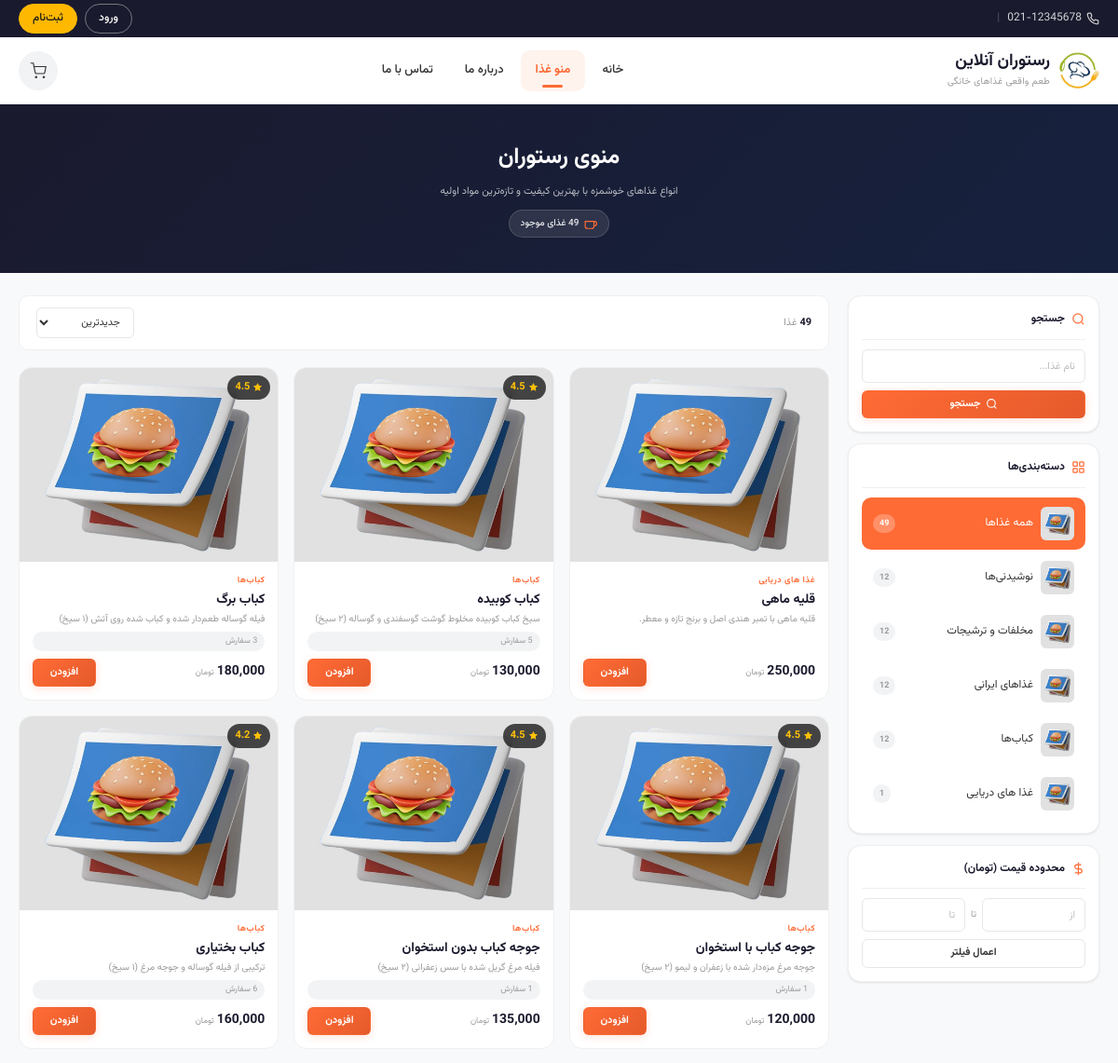
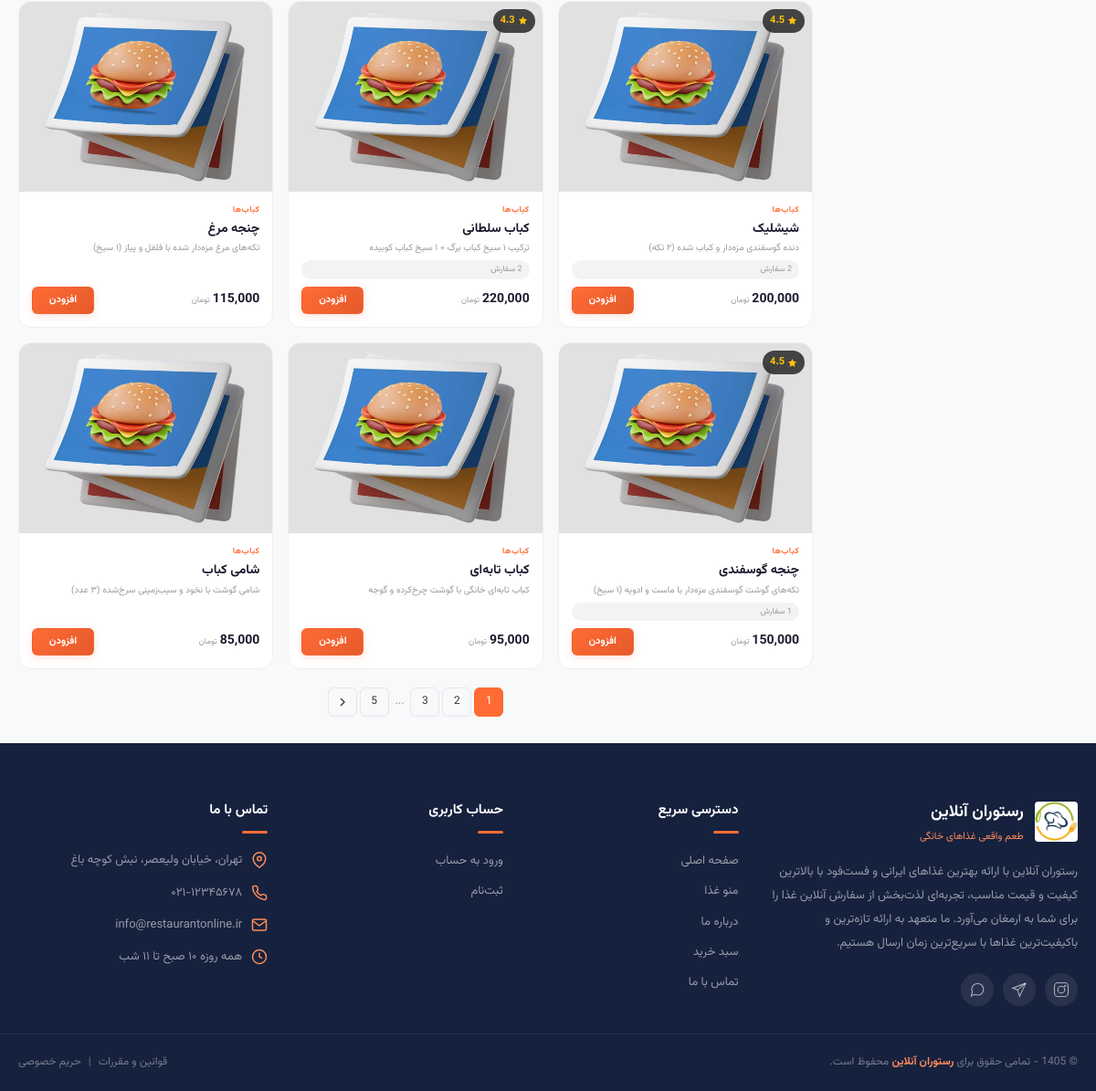
The app's page /main/menu.php with its own data (2 pictures, top to bottom).
### tables this page shows
CREATE TABLE `categories` (
  `id` int(11) NOT NULL,
  `name` varchar(50) NOT NULL,
  `description` text DEFAULT NULL,
  `image` varchar(255) DEFAULT NULL,
  `created_at` timestamp NOT NULL DEFAULT current_timestamp()
);

CREATE TABLE `foods` (
  `id` int(11) NOT NULL,
  `category_id` int(11) NOT NULL,
  `name` varchar(100) NOT NULL,
  `description` text DEFAULT NULL,
  `price` decimal(10,2) NOT NULL,
  `image` varchar(255) DEFAULT NULL,
  `is_available` tinyint(1) DEFAULT 1,
  `created_at` timestamp NOT NULL DEFAULT current_timestamp()
);

### includes/functions.php (called while the page is built, shortened)
<?php
function excerpt($text, $length = 150)
{
    $text = strip_tags($text);
    $text = trim($text);
    if (mb_strlen($text, 'UTF-8') <= $length) {
        return htmlspecialchars($text, ENT_QUOTES, 'UTF-8');
    }
    return htmlspecialchars(mb_substr($text, 0, $length, 'UTF-8'), ENT_QUOTES, 'UTF-8') . '...';
}

### main/menu.php (the view, shortened to what this page needs)
<?php
require_once '../includes/header.php';
$category_id = isset($_GET['category']) ? (int)$_GET['category'] : 0;
$search = isset($_GET['search']) ? sanitize($_GET['search']) : '';
$sort = isset($_GET['sort']) ? $_GET['sort'] : 'newest';
$min_price = isset($_GET['min_price']) ? (int)$_GET['min_price'] : 0;
$max_price = isset($_GET['max_price']) ? (int)$_GET['max_price'] : 0;
$page = isset($_GET['page']) ? max(1, (int)$_GET['page']) : 1;
$per_page = 12;
$where = ["f.is_available = 1"];
$where_clause = 'WHERE ' . implode(' AND ', $where);
$order_clause = 'ORDER BY f.created_at DESC';
$count_sql = "SELECT COUNT(*) as total FROM foods f $where_clause";
$count_result = mysqli_query($conn, $count_sql);
$total_foods = mysqli_fetch_assoc($count_result)['total'];
$total_pages = ceil($total_foods / $per_page);
$offset = ($page - 1) * $per_page;
$foods_sql = "SELECT f.*, c.name as category_name,
              (SELECT AVG(rating) FROM reviews WHERE food_id = f.id) as avg_rating,
              (SELECT COUNT(*) FROM reviews WHERE food_id = f.id) as review_count,
              (SELECT COUNT(*) FROM order_items WHERE food_id = f.id) as order_count
              FROM foods f
              JOIN categories c ON f.category_id = c.id
              $where_clause
              $order_clause
              LIMIT $offset, $per_page";
$foods_result = mysqli_query($conn, $foods_sql);
$categories_sql = "SELECT c.*, COUNT(f.id) as food_count
                   FROM categories c
                   LEFT JOIN foods f ON c.id = f.category_id AND f.is_available = 1
                   GROUP BY c.id
                   HAVING food_count > 0
                   ORDER BY food_count DESC";
$categories_result = mysqli_query($conn, $categories_sql);
$active_category = null;
$default_category_image = BASE_URL . 'assets/images/foods/default-food.jpg';
?>
<link rel="stylesheet" href="../assets/css/menu.css">
<section class="menu-hero">
    <div class="menu-hero__content">
        <h1>
            <?php echo $active_category ? htmlspecialchars($active_category['name']) : 'منوی رستوران'; ?>
        </h1>
        <p>
            <?php echo $active_category && !empty($active_category['description'])
                ? htmlspecialchars($active_category['description'])
                : 'انواع غذاهای خوشمزه با بهترین کیفیت و تازه‌ترین مواد اولیه'; ?>
        </p>
        <div class="menu-hero__badge">
            <svg viewBox="0 0 24 24" fill="none" stroke="currentColor" stroke-width="2">
                <path d="M18 8h1a4 4 0 0 1 0 8h-1"/>
                <path d="M2 8h16v9a4 4 0 0 1-4 4H6a4 4 0 0 1-4-4V8z"/>
            </svg>
            <?php echo number_format($total_foods); ?> غذای موجود
        </div>
    </div>
</section>
<div class="menu-layout">
    <aside class="menu-sidebar">
        <div class="sidebar-card">
            <h4 class="sidebar-card__title">
                <svg viewBox="0 0 24 24" fill="none" stroke="currentColor" stroke-width="2">
                    <circle cx="11" cy="11" r="8"/>
                    <line x1="21" y1="21" x2="16.65" y2="16.65"/>
                </svg>
                جستجو
            </h4>
            <form method="GET" action="" class="sidebar-search">
                <input type="text" name="search" class="form-input" placeholder="نام غذا..." value="<?php echo htmlspecialchars($search); ?>">
                <button type="submit" class="btn btn--primary btn--block btn--sm">
                    <svg viewBox="0 0 24 24" fill="none" stroke="currentColor" stroke-width="2" width="13" height="13">
                        <circle cx="11" cy="11" r="8"/>
                        <line x1="21" y1="21" x2="16.65" y2="16.65"/>
                    </svg>
                    جستجو
                </button>
            </form>
        </div>
        <div class="sidebar-card">
            <h4 class="sidebar-card__title">
                <svg viewBox="0 0 24 24" fill="none" stroke="currentColor" stroke-width="2">
                    <rect x="3" y="3" width="7" height="7" rx="1"/>
                    <rect x="14" y="3" width="7" height="7" rx="1"/>
                    <rect x="14" y="14" width="7" height="7" rx="1"/>
                    <rect x="3" y="14" width="7" height="7" rx="1"/>
                </svg>
                دسته‌بندی‌ها
            </h4>
            <ul class="category-nav">
                <li>
                    <a href="menu.php<?php echo !empty($search) ? '?search=' . urlencode($search) : ''; ?>"
                        class="category-nav__link <?php echo $category_id === 0 ? 'category-nav__link--active' : ''; ?>">
                        <img src="<?php echo $default_category_image; ?>"
                            alt="همه غذاها"
                            class="category-nav__img" loading="lazy">
                        <span>همه غذاها</span>
                        <span class="category-nav__count"><?php echo $total_foods; ?></span>
                    </a>
                </li>
                <?php
                mysqli_data_seek($categories_result, 0);
                while ($cat = mysqli_fetch_assoc($categories_result)):
                    $cat_image = $cat['image'];
                    $has_cat_image = !empty($cat_image) && file_exists(UPLOAD_DIR . $cat_image);
                ?>
                    <li>
                        <a href="menu.php?category=<?php echo $cat['id']; ?><?php echo !empty($search) ? '&search=' . urlencode($search) : ''; ?>"
                            class="category-nav__link <?php echo $category_id === $cat['id'] ? 'category-nav__link--active' : ''; ?>">
                            <?php if ($has_cat_image): ?>
                                <img src="<?php echo UPLOAD_URL . $cat_image; ?>"
                                    alt="<?php echo htmlspecialchars($cat['name']); ?>"
                                    class="category-nav__img" loading="lazy">
                            <?php else: ?>
                                <img src="<?php echo $default_category_image; ?>"
                                    alt="<?php echo htmlspecialchars($cat['name']); ?>"
                                    class="category-nav__img" loading="lazy">
                            <?php endif; ?>
                            <span><?php echo htmlspecialchars($cat['name']); ?></span>
                            <span class="category-nav__count"><?php echo $cat['food_count']; ?></span>
                        </a>
                    </li>
                <?php endwhile; ?>
            </ul>
        </div>
        <div class="sidebar-card">
            <h4 class="sidebar-card__title">
                <svg viewBox="0 0 24 24" fill="none" stroke="currentColor" stroke-width="2">
                    <line x1="12" y1="1" x2="12" y2="23"/>
                    <path d="M17 5H9.5a3.5 3.5 0 0 0 0 7h5a3.5 3.5 0 0 1 0 7H6"/>
                </svg>
                محدوده قیمت (تومان)
            </h4>
            <form method="GET" action="">
                <div class="price-row">
                    <input type="number" name="min_price" class="form-input" placeholder="از" value="<?php echo $min_price > 0 ? $min_price : ''; ?>">
                    <span>تا</span>
                    <input type="number" name="max_price" class="form-input" placeholder="تا" value="<?php echo $max_price > 0 ? $max_price : ''; ?>">
                </div>
                <button type="submit" class="btn btn--outline btn--block btn--sm">اعمال فیلتر</button>
            </form>
        </div>
    </aside>
    <div class="menu-main">
        <div class="menu-toolbar">
            <?php if (!empty($search)): ?>
                <span class="menu-toolbar__text">
                    نتایج جستجو برای: <strong>"<?php echo htmlspecialchars($search); ?>"</strong>
                </span>
            <?php elseif ($category_id > 0): ?>
                <span class="menu-toolbar__text">
                    دسته‌بندی: <strong><?php echo htmlspecialchars($active_category['name']); ?></strong>
                </span>
            <?php else: ?>
                <span class="menu-toolbar__text">
                    <strong><?php echo number_format($total_foods); ?></strong> غذا
                </span>
            <?php endif; ?>
            <select class="sort-select" onchange="changeSort(this.value)" aria-label="مرتب‌سازی">
                <option value="newest" <?php echo $sort === 'newest' ? 'selected' : ''; ?>>جدیدترین</option>
            </select>
        </div>
        <?php if (mysqli_num_rows($foods_result) > 0): ?>
            <div class="foods-grid">
                <?php while ($food = mysqli_fetch_assoc($foods_result)):
                ?>
                    <div class="food-card">
                        <div class="food-card__img-wrap">
                            <?php if ($food['avg_rating']): ?>
                                <div class="food-card__rating">
                                    <svg viewBox="0 0 24 24" fill="currentColor" stroke="none">
                                        <polygon points="12 2 15.09 8.26 22 9.27 17 14.14 18.18 21.02 12 17.77 5.82 21.02 7 14.14 2 9.27 8.91 8.26 12 2"/>
                                    </svg>
                                    <?php echo number_format($food['avg_rating'], 1); ?>
                                </div>
                            <?php endif; ?>
                        </div>
                        <div class="food-card__body">
                            <span class="food-card__category"><?php echo htmlspecialchars($food['category_name']); ?></span>
                            <h3 class="food-card__title">
                                <a href="food-detail.php?id=<?php echo $food['id']; ?>">
                                    <?php echo htmlspecialchars($food['name']); ?>
                                </a>
                            </h3>
                            <p class="food-card__desc"><?php echo excerpt($food['description'], 60); ?></p>
                            <?php if ($food['order_count'] > 0): ?>
                                <span class="food-card__orders">
                                    <?php echo number_format($food['order_count']); ?> سفارش
                                </span>
                            <?php endif; ?>
                            <div class="food-card__footer">
                                <div class="food-card__price">
                                    <span class="food-card__price-value"><?php echo number_format($food['price']); ?></span>
                                    <span class="food-card__price-unit">تومان</span>
                                </div>
                                <button onclick="handleAddToCart(this, <?php echo $food['id']; ?>, '<?php echo addslashes(htmlspecialchars($food['name'])); ?>', <?php echo $food['price']; ?>)"
                                    class="btn btn--primary btn--sm btn-add">
                                    <span class="btn-add__text">افزودن</span>
                                </button>
                            </div>
                        </div>
                    </div>
                <?php endwhile; ?>
            </div>
            <?php if ($total_pages > 1): ?>
                <div class="pagination">
                    <?php
                    $query_params = $_GET;
                    unset($query_params['page']);
                    $base_url = 'menu.php?' . http_build_query($query_params);
                    $base_url = rtrim($base_url, '?');
                    if (empty($query_params)) $base_url = 'menu.php?';
                    $base_url .= (substr($base_url, -1) !== '?' && substr($base_url, -1) !== '&') ? '&' : '';
                    ?>
                    <?php for ($i = 1; $i <= $total_pages; $i++):
                        if ($i == 1 || $i == $total_pages || ($i >= $page - 2 && $i <= $page + 2)): ?>
                            <a href="<?php echo $base_url; ?>page=<?php echo $i; ?>"
                                class="pagination__link <?php echo $i === $page ? 'pagination__link--active' : ''; ?>">
                                <?php echo $i; ?>
                            </a>
                        <?php elseif ($i == $page - 3 || $i == $page + 3): ?>
                            <span class="pagination__dots">...</span>
                        <?php endif;
                    endfor; ?>
                    <?php if ($page < $total_pages): ?>
                        <a href="<?php echo $base_url; ?>page=<?php echo $page + 1; ?>" class="pagination__link" aria-label="صفحه بعد">
                            <svg viewBox="0 0 24 24" fill="none" stroke="currentColor" stroke-width="2" width="16" height="16">
                                <polyline points="9 18 15 12 9 6"/>
                            </svg>
                        </a>
                    <?php endif; ?>
                </div>
            <?php endif; ?>
        <?php endif; ?>
    </div>
</div>
<?php require_once '../includes/footer.php'; ?>

### assets/css/header.css (style rules this page uses)
:root { --primary: #ff6b35; --primary-dark: #e55a2b; --primary-light: #ff8c5a; --primary-bg: #fff3ee; --primary-border: #ffd4c0; --secondary: #2ec4b6; --secondary-dark: #25a99d; --secondary-light: #50d8cb; --secondary-bg: #e8faf8; --accent: #ffb800; --accent-dark: #e6a600; --accent-light: #ffd54f; --accent-bg: #fff8e1; --dark: #1a1a2e; --dark-2: #16213e; --text: #333333; --text-light: #666666; --text-muted: #999999; --border: #e5e7eb; --border-light: #f0f0f0; --bg: #f8f9fa; --bg-alt: #f1f3f5; --white: #ffffff; --success: #27ae60; --success-bg: #e8f8ef; --error: #e74c3c; --error-bg: #fdedec; --warning: #f39c12; --warning-bg: #fef5e7; --shadow-xs: 0 1px 2px rgba(0, 0, 0, 0.04); --shadow-sm: 0 1px 3px rgba(0, 0, 0, 0.06), 0 1px 2px rgba(0, 0, 0, 0.04); --shadow-md: 0 4px 6px rgba(0, 0, 0, 0.07), 0 2px 4px rgba(0, 0, 0, 0.06); --shadow-lg: 0 10px 25px rgba(0, 0, 0, 0.08), 0 4px 10px rgba(0, 0, 0, 0.05); --shadow-xl: 0 20px 40px rgba(0, 0, 0, 0.1), 0 8px 16px rgba(0, 0, 0, 0.05); --shadow-dropdown: 0 12px 32px rgba(0, 0, 0, 0.12), 0 4px 12px rgba(0, 0, 0, 0.06); --radius-xs: 4px; --radius-sm: 6px; --radius-md: 10px; --radius-lg: 14px; --radius-xl: 20px; --radius-full: 9999px; --transition: 200ms cubic-bezier(0.4, 0, 0.2, 1); --transition-slow: 300ms cubic-bezier(0.4, 0, 0.2, 1); --container: 1280px; --container-pad: 20px; --header-h: 72px; --topbar-h: 40px; --z-dropdown: 500; --z-header: 400; --z-mobile-menu: 450; --z-overlay: 350; --z-scroll-top: 300; }
*, *::before, *::after { box-sizing: border-box; margin: 0; padding: 0; }
html { font-size: 16px; scroll-behavior: smooth; -webkit-text-size-adjust: 100%; }
body { font-family: "Vazirmatn", Tahoma, Arial, sans-serif; font-size: 0.875rem; line-height: 1.8; color: var(--text); background: var(--bg); direction: rtl; min-height: 100vh; overflow-x: hidden; }
a { color: var(--primary); text-decoration: none; transition: color var(--transition); }
img { max-width: 100%; height: auto; display: block; }
ul, ol { list-style: none; }
input, button, textarea, select { font-family: inherit; font-size: inherit; }
button { cursor: pointer; border: none; background: none; outline: none; }

### records on screen
categories: name "نوشیدنی‌ها", food_count "12"
categories: name "مخلفات و ترشیجات", food_count "12"
categories: name "غذاهای ایرانی", food_count "12"
categories: name "کباب‌ها", food_count "12"
categories: name "غذا های دریایی", food_count "1"
foods: category.name "غذا های دریایی", name "قلیه ماهی", description "قلیه ماهی با تمبر هندی اصل و برنج تازه و معطر.", price "250,000"
foods: avg_rating "4.5", category.name "کباب‌ها", name "کباب کوبیده", description "سیخ کباب کوبیده مخلوط گوشت گوسفندی و گوساله (۲ سیخ)", price "130,000"
foods: avg_rating "4.5", category.name "کباب‌ها", name "کباب برگ", description "فیله گوساله طعم‌دار شده و کباب شده روی آتش (۱ سیخ)", order_count "3", price "180,000"
foods: avg_rating "4.5", category.name "کباب‌ها", name "جوجه کباب با استخوان", description "جوجه مرغ مزه‌دار شده با زعفران و لیمو (۲ سیخ)", price "120,000"
foods: avg_rating "4.5", category.name "کباب‌ها", name "جوجه کباب بدون استخوان", description "فیله مرغ گریل شده با سس زعفرانی (۲ سیخ)", price "135,000"
foods: avg_rating "4.2", category.name "کباب‌ها", name "کباب بختیاری", description "ترکیبی از فیله گوساله و جوجه مرغ (۱ سیخ)", order_count "6", price "160,000"
foods: avg_rating "4.5", category.name "کباب‌ها", name "شیشلیک", description "دنده گوسفندی مزه‌دار و کباب شده (۲ تکه)", price "200,000"
foods: avg_rating "4.3", category.name "کباب‌ها", name "کباب سلطانی", description "ترکیب ۱ سیخ کباب برگ + ۱ سیخ کباب کوبیده", price "220,000"
foods: category.name "کباب‌ها", name "چنجه مرغ", description "تکه‌های مرغ مزه‌دار شده با فلفل و پیاز (۱ سیخ)", price "115,000"
foods: avg_rating "4.5", category.name "کباب‌ها", name "چنجه گوسفندی", description "تکه‌های گوشت گوسفندی مزه‌دار با ماست و ادویه (۱ سیخ)", price "150,000"
foods: category.name "کباب‌ها", name "کباب تابه‌ای", description "کباب تابه‌ای خانگی با گوشت چرخ‌کرده و گوجه", price "95,000"
foods: category.name "کباب‌ها", name "شامی کباب", description "شامی گوشت با نخود و سیب‌زمینی سرخ‌شده (۳ عدد)", price "85,000"

### other values on screen
$total_foods "49"
